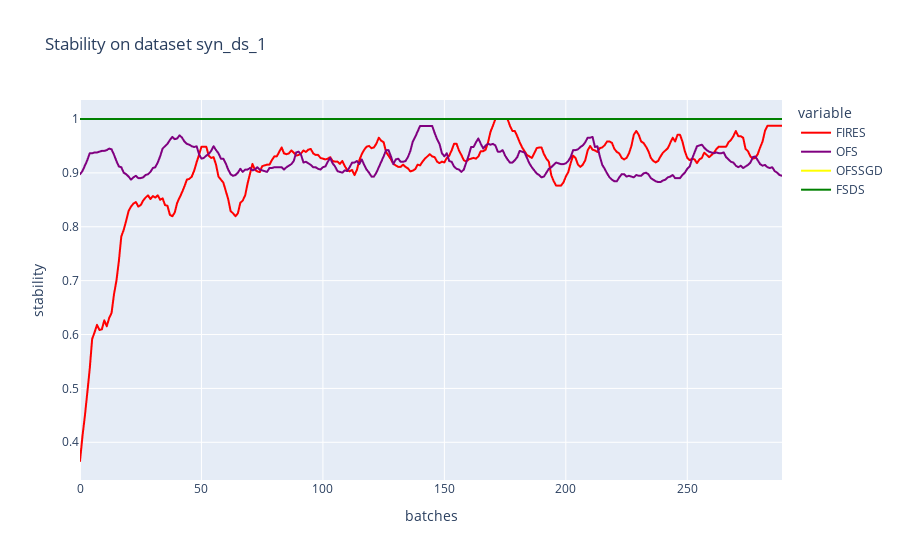

The cell this chart's notebook holds for it:
### Markdown cell above
### Plot all

### Code cell
# stability
title = "Stability on dataset {}".format(dataset_name)
col_names = ["FIRES", "OFS", "OFSSGD", "FSDS"]
d = {"FIRES":fires_cuda_stability, "OFS":ofs_stability, "OFSSGD":ofssgd_stability, "FSDS":fsds_stability} #"random":random_stability
df = pd.DataFrame(d, columns=col_names)
fig = px.line(df, y = col_names, title=title, labels={"index":"batches", "value":"stability"},color_discrete_map={'FIRES': 'red', 
                                                   'FSDS': 'green', 'OFS': 'purple', "OFSSGD":"yellow"} )
fig.show()

### Figure 1 — Plotly figure (JSON) as saved in the notebook; plotly's stock layout.template omitted (floating-point values rounded to 4 significant figures; data arrays with more than 128 entries replaced by an {"elided": "..."} marker saying what was removed)
{"data": [{"hovertemplate": "variable=FIRES<br>batches=%{x}<br>stability=%{y}<extra></extra>", "legendgroup": "FIRES", "line": {"color": "red", "dash": "solid"}, "mode": "lines", "name": "FIRES", "showlegend": true, "type": "scattergl", "x": {"elided": "290 int values"}, "xaxis": "x", "y": {"elided": "290 float values"}, "yaxis": "y"}, {"hovertemplate": "variable=OFS<br>batches=%{x}<br>stability=%{y}<extra></extra>", "legendgroup": "OFS", "line": {"color": "purple", "dash": "solid"}, "mode": "lines", "name": "OFS", "showlegend": true, "type": "scattergl", "x": {"elided": "290 int values"}, "xaxis": "x", "y": {"elided": "290 float values"}, "yaxis": "y"}, {"hovertemplate": "variable=OFSSGD<br>batches=%{x}<br>stability=%{y}<extra></extra>", "legendgroup": "OFSSGD", "line": {"color": "yellow", "dash": "solid"}, "mode": "lines", "name": "OFSSGD", "showlegend": true, "type": "scattergl", "x": {"elided": "290 int values"}, "xaxis": "x", "y": {"elided": "290 int values"}, "yaxis": "y"}, {"hovertemplate": "variable=FSDS<br>batches=%{x}<br>stability=%{y}<extra></extra>", "legendgroup": "FSDS", "line": {"color": "green", "dash": "solid"}, "mode": "lines", "name": "FSDS", "showlegend": true, "type": "scattergl", "x": {"elided": "290 int values"}, "xaxis": "x", "y": {"elided": "290 int values"}, "yaxis": "y"}], "layout": {"legend": {"title": {"text": "variable"}, "tracegroupgap": 0}, "title": {"text": "Stability on dataset syn_ds_1"}, "xaxis": {"anchor": "y", "domain": [0, 1], "title": {"text": "batches"}}, "yaxis": {"anchor": "x", "domain": [0, 1], "title": {"text": "stability"}}}}
